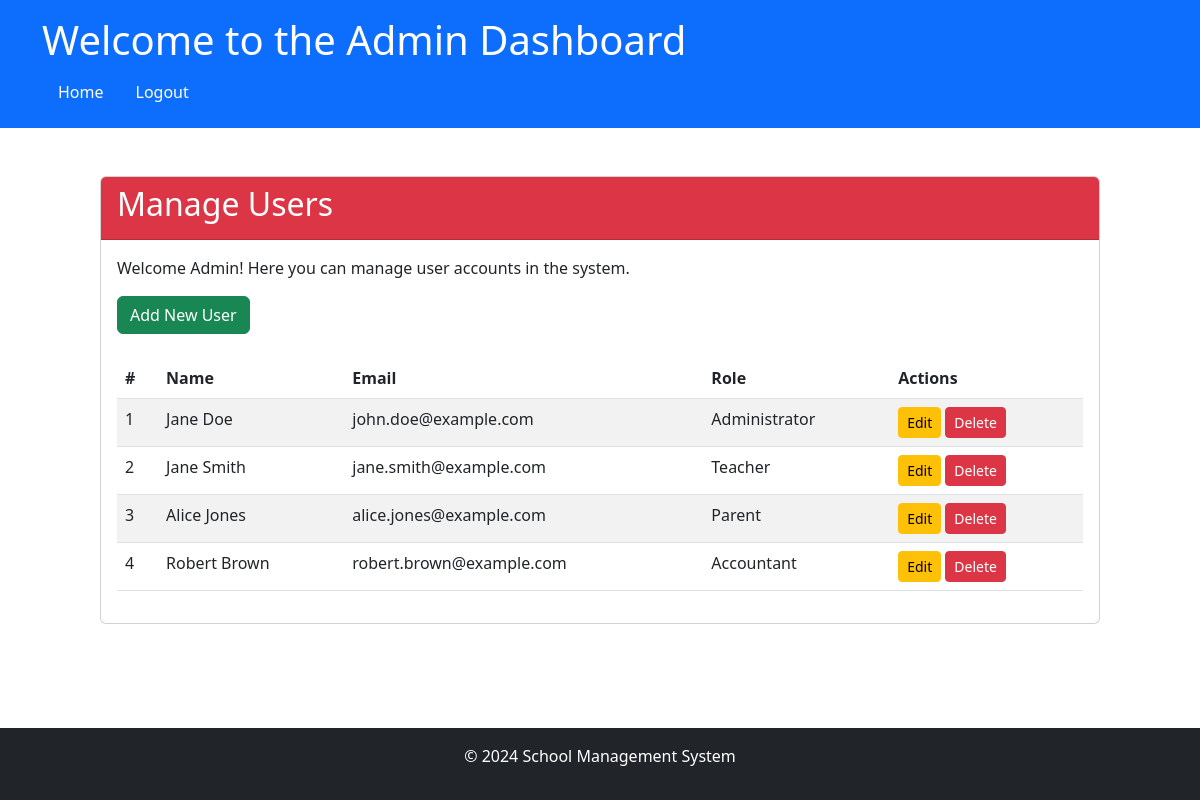
The page /admin/manage_users (signed in) on the database its author committed.
### app/models/models.py (models this page shows)
class User(UserMixin, db.Model):
    __tablename__ = 'User'
    id = db.Column('Id', db.String, primary_key=True)
    username = db.Column('Username', db.String, nullable=False)
    name = db.Column('Name', db.String, nullable=False)
    password = db.Column('Password', db.String, nullable=False)
    role_id = db.Column('RoleId', db.String, db.ForeignKey('Role.Id', ondelete='SET NULL'))
    email = db.Column('Email', db.String, nullable=False)
    role = db.relationship('Role', back_populates='users')
    created_fee_records = relationship('FeeRecord', back_populates='created_by_user')

class Role(db.Model):
    __tablename__ = 'Role'
    id = db.Column('Id', db.String, primary_key=True)
    role_name = db.Column('RoleName', db.String, nullable=False)
    users = relationship('User', back_populates='role')

### app/routes/admin_routes.py (the view)
@admin.route('/manage_users')
@login_required
def manage_users():
    users = User.query.all()  # Retrieve all users from the User table
    return render_template('admin/manage_users.html', users=users)

### app/__init__.py (called while the page is built)
@login_manager.user_loader
def load_user(user_id):
    from app.models.models import User  # Import here to avoid circular import
    return User.query.get(user_id)

### app/templates/admin/manage_users.html (shortened to what this page needs)
<!DOCTYPE html>
<html lang="en">
<head>
    <link href="https://cdn.jsdelivr.net/npm/bootstrap@5.3.0-alpha1/dist/css/bootstrap.min.css" rel="stylesheet">
</head>
<body>
    <header class="bg-primary text-white p-3">
        <div class="container">
            <h1>Welcome to the Admin Dashboard</h1>
            <nav>
                <ul class="nav">
                    <li class="nav-item">
                        <a class="nav-link text-white" href="{{ url_for('main.dashboard') }}">Home</a>
                    </li>
                    <li class="nav-item">
                        <a class="nav-link text-white" href="{{ url_for('auth.logout') }}">Logout</a>
                    </li>
                </ul>
            </nav>
        </div>
    </header>
    <main class="custom-container my-5">
        <div class="card">
            <div class="card-header bg-danger text-white">
                <h2>Manage Users</h2>
            </div>
            <div class="card-body">
                <p>Welcome Admin! Here you can manage user accounts in the system.</p>
                <div class="mb-4">
                    <a href="{{ url_for('admin.add_user') }}" class="btn btn-success">Add New User</a>
                </div>
                <div class="table-responsive">
                    <table class="table table-striped">
                        <thead>
                            <tr>
                                <th>#</th>
                                <th>Name</th>
                                <th>Email</th>
                                <th>Role</th>
                                <th>Actions</th>
                            </tr>
                        </thead>
                        <tbody>
                            {% for user in users %}
                                <tr>
                                    <td>{{ loop.index }}</td>
                                    <td>{{ user.name }}</td>
                                    <td>{{ user.email }}</td>
                                    <td>{{ user.role.role_name }}</td>
                                    <td>
                                        <a href="{{ url_for('admin.edit_user', user_id=user.id) }}" class="btn btn-warning btn-sm">Edit</a>
                                        <form action="{{ url_for('admin.delete_user', user_id=user.id) }}" method="post" class="d-inline" onsubmit="return confirm('Are you sure you want to delete this user?');">
                                            <button type="submit" class="btn btn-danger btn-sm">Delete</button>
                                        </form>
                                    </td>
                                </tr>
                            {% endfor %}
                        </tbody>
                    </table>
                </div>
            </div>
        </div>
    </main>
    <footer class="bg-dark text-white py-3 fixed-bottom footer">
        <div class="container text-center">
            <p>&copy; 2024 School Management System</p>
        </div>
    </footer>
</body>
</html>

### app/templates/admin/manage_users.html (style rules this page uses)
.custom-container { max-width: 1000px; margin: 0 auto; }

### rows shown on the page
User: name "Jane Doe", email "john.doe@example.com", role.role_name "Administrator"
User: name "Jane Smith", email "jane.smith@example.com", role.role_name "Teacher"
User: name "Alice Jones", email "alice.jones@example.com", role.role_name "Parent"
User: name "Robert Brown", email "robert.brown@example.com", role.role_name "Accountant"
